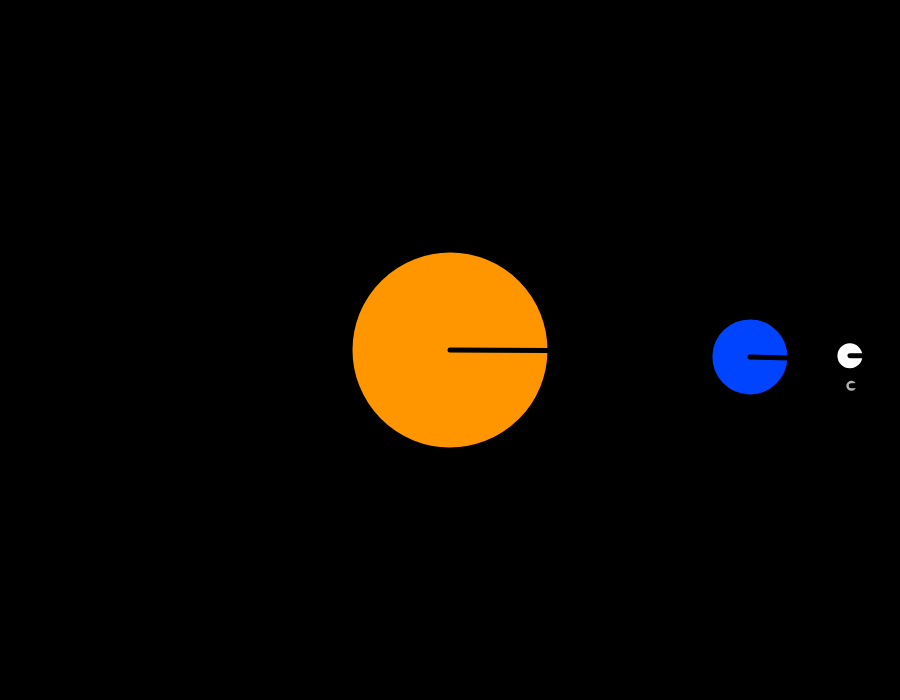
Frame 1 (no input)
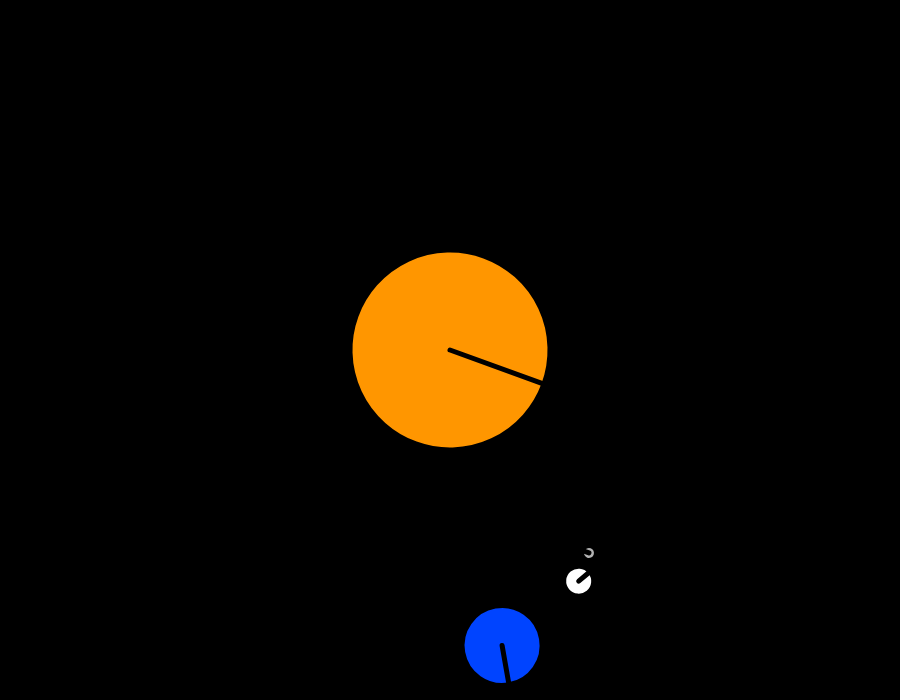
Frame 60 (no input)
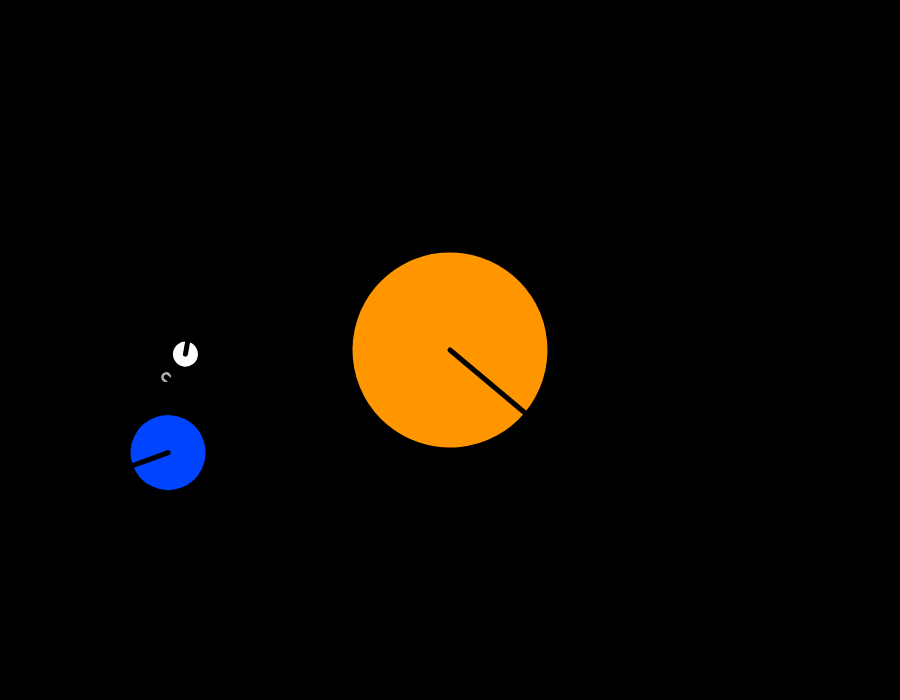
Frame 120 (the mouse pressed at the canvas centre since frame 60)

The p5.js sketch that drew these frames (run headless with seeded random() and noise() and a simulated clock; from frame 60 on, the mouse is pressed at the canvas centre):

// p5.js sketch
// ── sketch.js
var speed;

function setup() {
    createCanvas(900, 700);
}

function draw() {
    background(0);
    speed = frameCount;



    translate(width/2, height/2);
    rotate(radians(speed/3));
    celestialObj(color(255,150,0), 200); // SUN
   

    rotate(radians(speed));
    translate(300,0);
    push();
    rotate(radians(speed));
    pop();
    celestialObj(color(0,68,255), 80); // EARTH



    rotate(radians(-speed*2));
    translate(100,0);
    celestialObj(color(255,255,255), 30); // MOON
    
    
   
    rotate(radians(-speed*2));
    translate(0,30);;
    celestialObj(color(179,179,179), 15); // moon's moon

 
}

function celestialObj(c, size){
    strokeWeight(5);
    fill(c);
    stroke(0);
    ellipse(0, 0, size, size);
    line(0, 0, size/2, 0);
}
